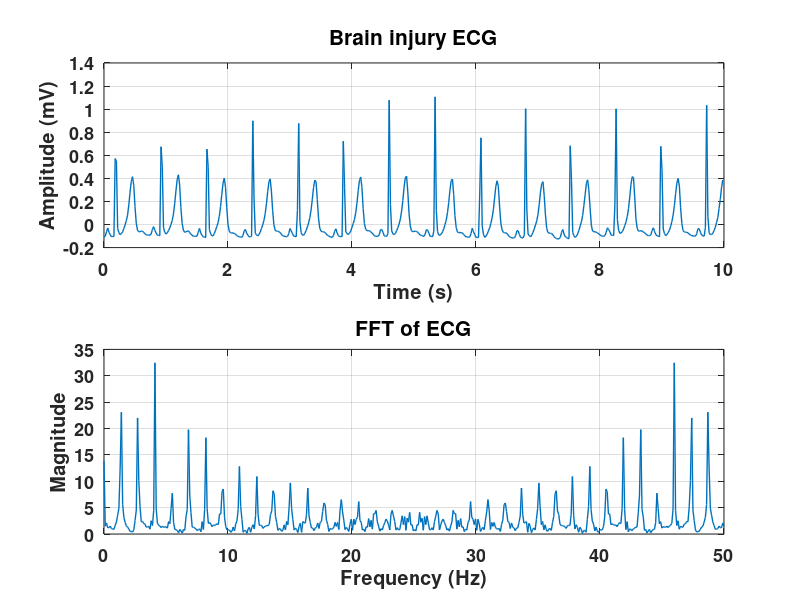
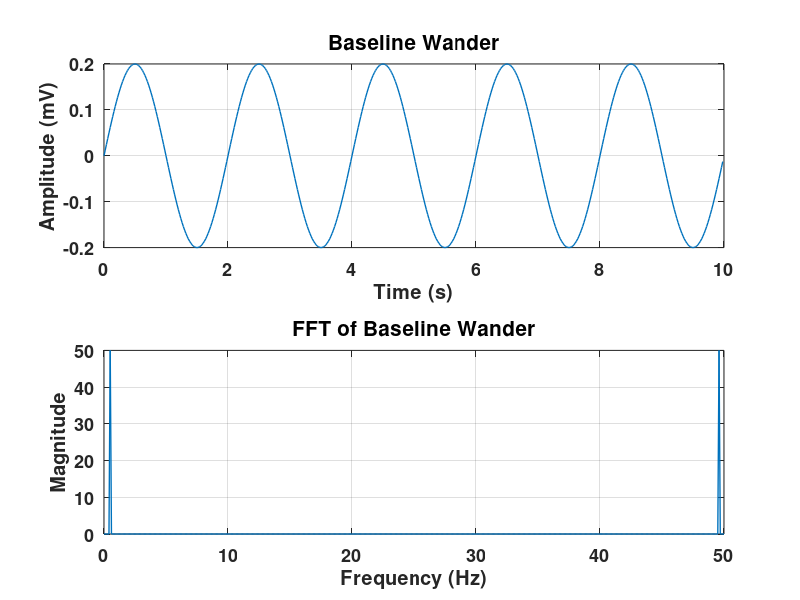
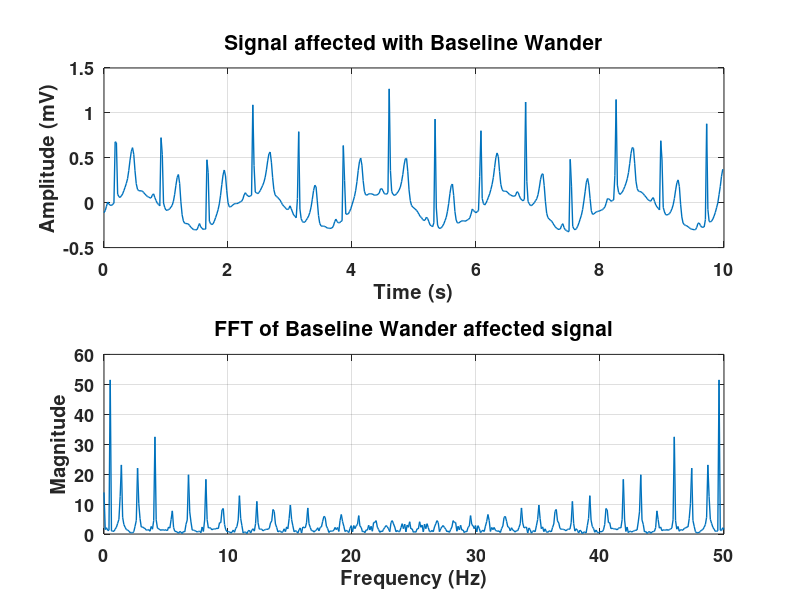

MATLAB code to generate these figures, in order: (Note: this script raises an error after producing the figures.)
clc;
close all; 
clear;

fs = 50;
t=0:(1/fs):10-(1/fs);
f = linspace(0, fs, 500);
load('charis10m');

figure(1);

subplot(2, 1, 1);
x = val(:,:);
x = x/6081.8245;
plot(t, x, 'linewidth', 1);
set(gca, 'fontsize', 13, 'fontweight', 'bold');
title('Brain injury ECG', 'fontsize', 15);
xlabel('Time (s)');
ylabel('Amplitude (mV)');
grid on;

subplot(2, 1, 2);
fftx = abs(fft(x));
plot(f, fftx, 'linewidth', 1);
set(gca, 'fontsize', 13, 'fontweight', 'bold');
title('FFT of ECG', 'fontsize', 15);
xlabel('Frequency (Hz)');
ylabel('Magnitude');
grid on;

figure(2);

subplot(2, 1, 1);
noise_baseline = 0.2*sin(2*pi*0.5*t);
plot(t, noise_baseline, 'linewidth', 1);
set(gca, 'fontsize', 13, 'fontweight', 'bold');
title('Baseline Wander', 'fontsize', 15);
xlabel('Time (s)');
ylabel('Amplitude (mV)');
grid on;

subplot(2, 1, 2);
plot(f, abs(fft(noise_baseline)), 'linewidth', 1);
set(gca, 'fontsize', 13, 'fontweight', 'bold');
title('FFT of Baseline Wander', 'fontsize', 15);
xlabel('Frequency (Hz)');
ylabel('Magnitude');
grid on;

figure(3);

subplot(2, 1, 1);
baseline_affected_ecg = x + noise_baseline;
plot(t, baseline_affected_ecg, 'linewidth', 1);
set(gca, 'fontsize', 13, 'fontweight', 'bold');
title('Signal affected with Baseline Wander', 'fontsize', 15);
xlabel('Time (s)');
ylabel('Amplitude (mV)');
grid on;

subplot(2, 1, 2);
plot(f, abs(fft(baseline_affected_ecg)), 'linewidth', 1);
set(gca, 'fontsize', 13, 'fontweight', 'bold');
title('FFT of Baseline Wander affected signal', 'fontsize', 15);
xlabel('Frequency (Hz)');
ylabel('Magnitude');
grid on;

figure(4);
x_filtered = filter(cheby1_hpf, baseline_affected_ecg);

subplot(2, 1, 1);
plot(t, x_filtered, 'linewidth', 1);
set(gca, 'fontsize', 13, 'fontweight', 'bold');
title('Signal with Baseline Wander Removed', 'fontsize', 15);
xlabel('Time (s)');
ylabel('Amplitude (mV)');
grid on;

subplot(2, 1, 2);
plot(f, abs(fft(x_filtered)), 'linewidth', 1);
set(gca, 'fontsize', 13, 'fontweight', 'bold');
title('FFT of Signal with Baseline Wander Removed', 'fontsize', 15);
xlabel('Frequency (Hz)');
ylabel('Magnitude');
grid on;